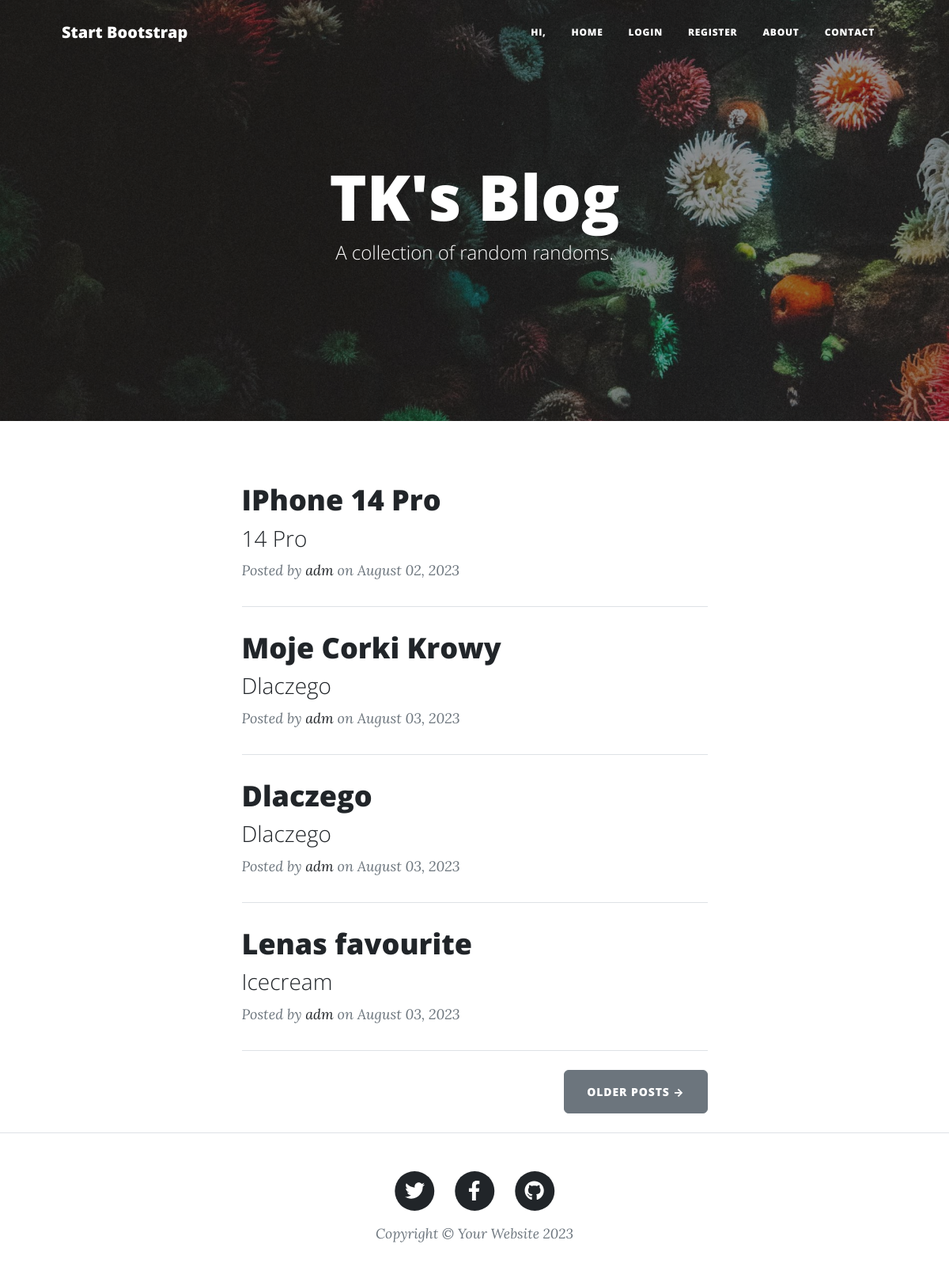
The page / on the database its author committed.
### main.py (models this page shows)
class BlogPost(db.Model):
    __tablename__ = "blog_posts"
    id = db.Column(db.Integer, primary_key=True)
    title = db.Column(db.String(250), unique=True, nullable=False)
    subtitle = db.Column(db.String(250), nullable=False)
    date = db.Column(db.String(250), nullable=False)
    body = db.Column(db.Text, nullable=False)
    img_url = db.Column(db.String(250), nullable=False)
    author_id = db.Column(db.Integer, db.ForeignKey("users.id"))
    author = relationship("User", back_populates="posts")
    comments = relationship('Comment', back_populates='parent_post')

class User(UserMixin, db.Model):
    __tablename__ = "users"
    id = db.Column(db.Integer, primary_key=True)
    email = db.Column(db.String(100), unique=True)
    password = db.Column(db.String(100))
    name = db.Column(db.String(100))
    posts = relationship("BlogPost", back_populates="author")
    comments = relationship("Comment", back_populates="comment_author")

### main.py (the view)
@app.route('/')
def get_all_posts():
    result = db.session.execute(db.select(BlogPost))
    posts = result.scalars().all()
    return render_template("index.html", all_posts=posts)

### templates/index.html (shortened to what this page needs)
{% include "header.html" %}
<header
  class="masthead"
  style="background-image: url('../static/assets/img/home-bg.jpg')"
>
  <div class="container position-relative px-4 px-lg-5">
    <div class="row gx-4 gx-lg-5 justify-content-center">
      <div class="col-md-10 col-lg-8 col-xl-7">
        <div class="site-heading">
          <h1>TK's Blog</h1>
          <span class="subheading">A collection of random randoms.</span>
        </div>
      </div>
    </div>
  </div>
</header>
<div class="container px-4 px-lg-5">
  <div class="row gx-4 gx-lg-5 justify-content-center">
    <div class="col-md-10 col-lg-8 col-xl-7">
      {% for post in all_posts %}
      <div class="post-preview">
        <a href="{{ url_for('show_post', post_id=post.id) }}">
          <h2 class="post-title">{{ post.title }}</h2>
          <h3 class="post-subtitle">{{ post.subtitle }}</h3>
        </a>
        <p class="post-meta">
          Posted by
          <a href="#">{{post.author.name}}</a>
          on {{post.date}}
        </p>
      </div>
      <hr class="my-4" />
      {% endfor %}
      <div class="d-flex justify-content-end mb-4">
        <a class="btn btn-secondary text-uppercase" href="#!">Older Posts →</a>
      </div>
    </div>
  </div>
</div>
{% include "footer.html" %}

### rows shown on the page
BlogPost: title "IPhone 14 Pro", subtitle "14 Pro", author.name "adm", date "August 02, 2023"
BlogPost: title "Moje Corki Krowy", subtitle "Dlaczego", author.name "adm", date "August 03, 2023"
BlogPost: title "Dlaczego", subtitle "Dlaczego", author.name "adm", date "August 03, 2023"
BlogPost: title "Lenas favourite", subtitle "Icecream", author.name "adm", date "August 03, 2023"
